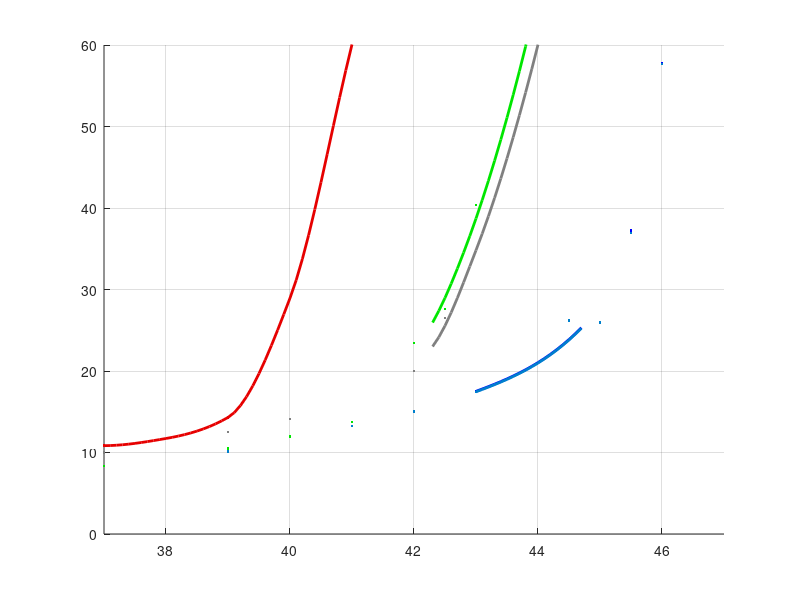

Write the MATLAB code that produced this figure.

load('Stat_JS.mat', 'StatFile_JS');

clear SFS;
j1 = 0; j2 = 0; j3 = 0; j4 = 0; j5 = 0; j6 = 0; j7 = 0; j8 = 0; j9 = 0; j10 = 0;
for i = 1:StatFile_JS.len_JS

    if StatFile_JS.NArgMax(i) > 0
        j1 = j1+ 1;
        SFS.JS_ArgMax(j1) = StatFile_JS.JS(i);
        SFS.EArgMax(j1) = StatFile_JS.ArgMax(i) / StatFile_JS.NArgMax(i);
    end
    
    if StatFile_JS.NMean(i) > 0
        j2 = j2 + 1;
        SFS.JS_Mean(j2) = StatFile_JS.JS(i);
        SFS.EMean(j2) = StatFile_JS.Mean(i) / StatFile_JS.NMean(i);
    end
    
    if StatFile_JS.NKalm2_w0(i) > 0
        j7 = j7 + 1;
        SFS.JS_Kalm2_w0(j7) = StatFile_JS.JS(i);
        SFS.EKalm2_w0(j7) = StatFile_JS.Kalm2_w0(i) / StatFile_JS.NKalm2_w0(i);
    end       
    
    if StatFile_JS.NBigKalm2_w0(i) > 0
        j8 = j8 + 1;
        SFS.JS_BigKalm2_w0(j8) = StatFile_JS.JS(i);
        SFS.EBigKalm2_w0(j8) = StatFile_JS.BigKalm2_w0(i) / StatFile_JS.NBigKalm2_w0(i);
    end       

    if StatFile_JS.NK2PLL(i) > 0
        j9 = j9 + 1;
        SFS.JS_K2PLL(j9) = StatFile_JS.JS(i);
        SFS.EK2PLL(j9) = StatFile_JS.K2PLL(i) / StatFile_JS.NK2PLL(i);
    end    

end

Profile = 1;

if Profile == 1
    

    JS_ArgMax1 = [28:4:36 37.8 38.7 40]; EArgMax = interp1(SFS.JS_ArgMax, SFS.EArgMax*360, JS_ArgMax1, 'cubic');
    JS_ArgMax = 28:0.1:40; EArgMax = interp1(JS_ArgMax1, EArgMax, JS_ArgMax, 'cubic');
    
  
    JS_Mean1 = [28:4:36 37.8 38.7 40]; EMean = interp1(SFS.JS_Mean, SFS.EMean*360, JS_Mean1, 'cubic');
    JS_Mean = 28:0.1:40; EMean = interp1(JS_Mean1, EMean, JS_Mean, 'cubic');

    SFS.EBigKalm2_w0(1) = SFS.EBigKalm2_w0(1) * 0.8;
    JS_BigKalm2_w01 = [30 31 32 33 34 35]; EBigKalm2_w0 = interp1(SFS.JS_BigKalm2_w0, SFS.EBigKalm2_w0*360, JS_BigKalm2_w01, 'cubic');
    JS_BigKalm2_w0 = 30:0.1:41; EBigKalm2_w0 = interp1(JS_BigKalm2_w01, EBigKalm2_w0, JS_BigKalm2_w0, 'cubic'); 
    
    SFS.EKalm2_w0(end-3) = SFS.EKalm2_w0(end-3)*0.85;
    JS_Kalm2_w01 = [28 34 35.25 35.8 36.9]; EKalm2_w0 = interp1(SFS.JS_Kalm2_w0, SFS.EKalm2_w0*360, JS_Kalm2_w01, 'cubic');
    JS_Kalm2_w0 = 28:0.1:37; EKalm2_w0 = interp1(JS_Kalm2_w01, EKalm2_w0, JS_Kalm2_w0, 'cubic');       
    
    JS_K2PLL1 = [28 34 35.25 36 37]; EK2PLL = interp1(SFS.JS_K2PLL, SFS.EK2PLL*360, JS_K2PLL1, 'cubic');
    JS_K2PLL = 28:0.1:37; EK2PLL = interp1(JS_K2PLL1, EK2PLL, JS_K2PLL, 'cubic');    
end


figure(1); 
cla
hold on
p = plot(SFS.JS_ArgMax+7, SFS.EArgMax*360, '.', JS_ArgMax+7, EArgMax, 'LineWidth', 2);  set(p, 'Color', [0, 0, 1]);
p = plot(SFS.JS_Mean+7, SFS.EMean*360, '.', JS_Mean+7, EMean,  'LineWidth', 2); set(p, 'Color', [0.0, 0.5, 0.8]);
p = plot(SFS.JS_BigKalm2_w0+7, SFS.EBigKalm2_w0*360, '.', JS_BigKalm2_w0+7, EBigKalm2_w0, 'LineWidth', 2); set(p, 'Color', [0.9, 0, 0]);
p = plot(SFS.JS_Kalm2_w0+7, SFS.EKalm2_w0*360, '.', JS_Kalm2_w0+7, EKalm2_w0, 'LineWidth', 2); set(p, 'Color', [0, 0.9, 0]);
p = plot(SFS.JS_K2PLL+7, SFS.EK2PLL*360, '.', JS_K2PLL+7, EK2PLL, 'LineWidth', 2); set(p, 'Color', [0.5, 0.5, 0.5]);
hold off

% ylabel('RMS error of phase difference, deg') 
% xlabel('J/S, dB')
% ylim([0 0.15]);
ylim([0 60]);
xlim([30 40]+7)
% legend( 'ArgMax', 'Mean', 'Quazioptimal', 'Simplified', 'Reference');
grid on

pos = get(gcf, 'Position');
pos(3) =   560 *1.3;
set(gcf, 'Position', pos);